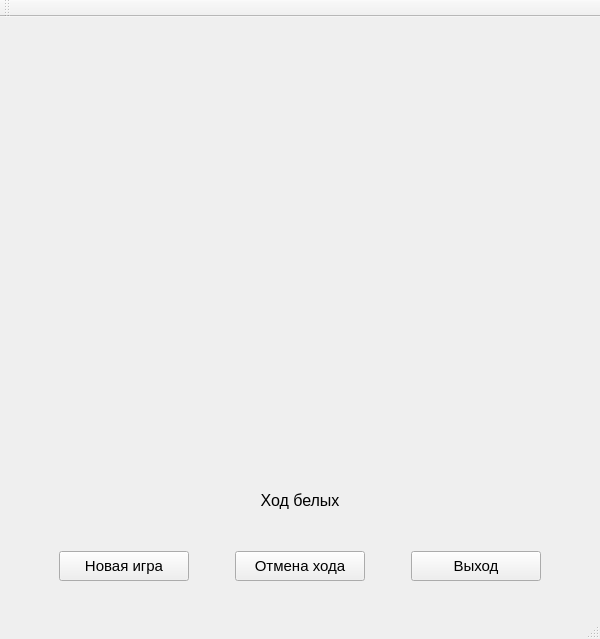
<?xml version="1.0" encoding="UTF-8"?>
<ui version="4.0">
 <class>MainWindow</class>
 <widget class="QMainWindow" name="MainWindow">
  <property name="geometry">
   <rect>
    <x>0</x>
    <y>0</y>
    <width>600</width>
    <height>639</height>
   </rect>
  </property>
  <property name="windowTitle">
   <string>MainWindow</string>
  </property>
  <widget class="QWidget" name="centralWidget">
   <property name="minimumSize">
    <size>
     <width>600</width>
     <height>600</height>
    </size>
   </property>
   <layout class="QVBoxLayout" name="verticalLayout" stretch="0,0,0,0,0,0">
    <item>
     <spacer name="verticalSpacer_2">
      <property name="orientation">
       <enum>Qt::Orientation::Vertical</enum>
      </property>
      <property name="sizeHint" stdset="0">
       <size>
        <width>20</width>
        <height>40</height>
       </size>
      </property>
     </spacer>
    </item>
    <item>
     <layout class="QGridLayout" name="gridLayout">
      <item row="2" column="0">
       <spacer name="horizontalSpacer">
        <property name="orientation">
         <enum>Qt::Orientation::Horizontal</enum>
        </property>
        <property name="sizeHint" stdset="0">
         <size>
          <width>40</width>
          <height>20</height>
         </size>
        </property>
       </spacer>
      </item>
      <item row="2" column="1">
       <widget class="ChessBoardWidget" name="chessBoardWidget" native="true">
        <property name="sizePolicy">
         <sizepolicy hsizetype="Fixed" vsizetype="Fixed">
          <horstretch>0</horstretch>
          <verstretch>0</verstretch>
         </sizepolicy>
        </property>
        <property name="minimumSize">
         <size>
          <width>400</width>
          <height>400</height>
         </size>
        </property>
       </widget>
      </item>
      <item row="2" column="2">
       <spacer name="horizontalSpacer_2">
        <property name="orientation">
         <enum>Qt::Orientation::Horizontal</enum>
        </property>
        <property name="sizeHint" stdset="0">
         <size>
          <width>40</width>
          <height>20</height>
         </size>
        </property>
       </spacer>
      </item>
      <item row="1" column="1">
       <spacer name="verticalSpacer">
        <property name="orientation">
         <enum>Qt::Orientation::Vertical</enum>
        </property>
        <property name="sizeHint" stdset="0">
         <size>
          <width>20</width>
          <height>40</height>
         </size>
        </property>
       </spacer>
      </item>
     </layout>
    </item>
    <item>
     <widget class="QLabel" name="statusLabel">
      <property name="minimumSize">
       <size>
        <width>0</width>
        <height>30</height>
       </size>
      </property>
      <property name="maximumSize">
       <size>
        <width>16777215</width>
        <height>50</height>
       </size>
      </property>
      <property name="font">
       <font>
        <pointsize>12</pointsize>
       </font>
      </property>
      <property name="text">
       <string>Ход белых</string>
      </property>
      <property name="alignment">
       <set>Qt::AlignmentFlag::AlignCenter</set>
      </property>
     </widget>
    </item>
    <item>
     <spacer name="verticalSpacer_3">
      <property name="orientation">
       <enum>Qt::Orientation::Vertical</enum>
      </property>
      <property name="sizeType">
       <enum>QSizePolicy::Policy::Fixed</enum>
      </property>
      <property name="sizeHint" stdset="0">
       <size>
        <width>20</width>
        <height>30</height>
       </size>
      </property>
     </spacer>
    </item>
    <item>
     <layout class="QHBoxLayout" name="horizontalLayout">
      <item>
       <spacer name="horizontalSpacer_5">
        <property name="orientation">
         <enum>Qt::Orientation::Horizontal</enum>
        </property>
        <property name="sizeHint" stdset="0">
         <size>
          <width>40</width>
          <height>20</height>
         </size>
        </property>
       </spacer>
      </item>
      <item>
       <widget class="QPushButton" name="newGameButton">
        <property name="minimumSize">
         <size>
          <width>130</width>
          <height>30</height>
         </size>
        </property>
        <property name="font">
         <font>
          <pointsize>11</pointsize>
         </font>
        </property>
        <property name="text">
         <string>Новая игра</string>
        </property>
       </widget>
      </item>
      <item>
       <spacer name="horizontalSpacer_3">
        <property name="orientation">
         <enum>Qt::Orientation::Horizontal</enum>
        </property>
        <property name="sizeType">
         <enum>QSizePolicy::Policy::Fixed</enum>
        </property>
        <property name="sizeHint" stdset="0">
         <size>
          <width>40</width>
          <height>20</height>
         </size>
        </property>
       </spacer>
      </item>
      <item>
       <widget class="QPushButton" name="undoButton">
        <property name="minimumSize">
         <size>
          <width>130</width>
          <height>30</height>
         </size>
        </property>
        <property name="font">
         <font>
          <pointsize>11</pointsize>
         </font>
        </property>
        <property name="text">
         <string>Отмена хода</string>
        </property>
       </widget>
      </item>
      <item>
       <spacer name="horizontalSpacer_4">
        <property name="orientation">
         <enum>Qt::Orientation::Horizontal</enum>
        </property>
        <property name="sizeType">
         <enum>QSizePolicy::Policy::Fixed</enum>
        </property>
        <property name="sizeHint" stdset="0">
         <size>
          <width>40</width>
          <height>20</height>
         </size>
        </property>
       </spacer>
      </item>
      <item>
       <widget class="QPushButton" name="exitButton">
        <property name="minimumSize">
         <size>
          <width>130</width>
          <height>30</height>
         </size>
        </property>
        <property name="font">
         <font>
          <pointsize>11</pointsize>
         </font>
        </property>
        <property name="text">
         <string>Выход</string>
        </property>
       </widget>
      </item>
      <item>
       <spacer name="horizontalSpacer_6">
        <property name="orientation">
         <enum>Qt::Orientation::Horizontal</enum>
        </property>
        <property name="sizeHint" stdset="0">
         <size>
          <width>40</width>
          <height>20</height>
         </size>
        </property>
       </spacer>
      </item>
     </layout>
    </item>
    <item>
     <spacer name="verticalSpacer_4">
      <property name="orientation">
       <enum>Qt::Orientation::Vertical</enum>
      </property>
      <property name="sizeHint" stdset="0">
       <size>
        <width>20</width>
        <height>40</height>
       </size>
      </property>
     </spacer>
    </item>
   </layout>
  </widget>
  <widget class="QToolBar" name="mainToolBar">
   <attribute name="toolBarArea">
    <enum>TopToolBarArea</enum>
   </attribute>
   <attribute name="toolBarBreak">
    <bool>false</bool>
   </attribute>
  </widget>
  <widget class="QStatusBar" name="statusBar"/>
  <action name="action">
   <property name="text">
    <string>Новая игра</string>
   </property>
  </action>
  <action name="action_2">
   <property name="text">
    <string>Выход</string>
   </property>
  </action>
 </widget>
 <layoutdefault spacing="6" margin="11"/>
 <customwidgets>
  <customwidget>
   <class>ChessBoardWidget</class>
   <extends>QWidget</extends>
   <header location="global">ChessBoardWidget.h</header>
   <container>1</container>
  </customwidget>
 </customwidgets>
 <resources>
  <include location="MainWindow.qrc"/>
 </resources>
 <connections/>
</ui>
